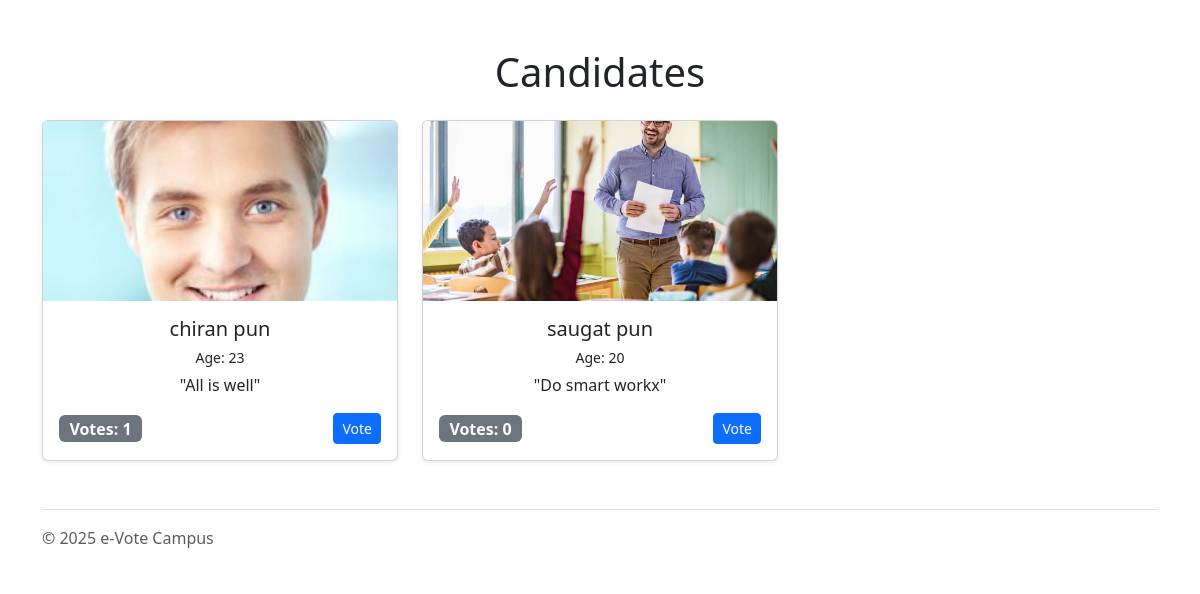
Screenshot of /candidate_name/show_candidate/ with the database file from the repository.
### candidates/models.py (models this page shows, shortened)
class Candidate(models.Model):
    candidate_name=models.CharField(max_length=100)
    candidate_age=models.IntegerField()
    candidate_image=models.FileField(upload_to='static/uploads',null=True)
    candidate_number=models.BigIntegerField()
    candidate_slogan=models.TextField()
    voteCount=models.IntegerField(default=0)
    party=models.ForeignKey(Party,on_delete=models.CASCADE)

### candidates/views.py (the view)
# urls.py: path('show_candidate/',show_candidate,name='show_candidate'),
def show_candidate(request):
    candidates = Candidate.objects.all()
    voted_candidate_id = None
    if request.user.is_authenticated:
        voter = Voter.objects.filter(voter_name=request.user.username).first()
        if voter:
            vote = Vote.objects.filter(voter=voter).first()
            if vote:
                voted_candidate_id = vote.candidateId.id
    return render(request, 'show_candidates.html', {
        'candidate': candidates,
        'voted_candidate_id': voted_candidate_id
    })

### candidates/templates/show_candidates.html (shortened to what this page needs)
{% extends 'layout.html' %}
{% block main_content %}
<div class="container my-5">
  <h1 class="text-center mb-4">Candidates</h1>
  <div class="row g-4">
    {% for candidate in candidate %}
    <div class="col-12 col-sm-6 col-md-4">
      <div class="card h-100 shadow-sm">
        <img src="{{ candidate.candidate_image.url }}" class="card-img-top" alt="{{ candidate.candidate_name }}"
          style="height:180px; object-fit:cover;">
        <div class="card-body d-flex flex-column justify-content-between">
          <div class="text-center">
            <h5 class="card-title mb-1">{{ candidate.candidate_name }}</h5>
            <p class="mb-1"><small>Age: {{ candidate.candidate_age }}</small></p>
            <p class="card-text">"{{ candidate.candidate_slogan }}"</p>
          </div>
          <div class="d-flex justify-content-between align-items-center mt-3">
            <span class="badge bg-secondary fs-6">Votes: {{ candidate.voteCount }}</span>
            <form method="POST" action="{% url 'vote_candidate' candidate.id %}">
              {% if voted_candidate_id %}
              <button type="button" class="btn btn-secondary btn-sm" disabled>
                You already voted
              </button>
              {% else %}
              <button type="submit" class="btn btn-primary btn-sm">
                Vote
              </button>
              {% endif %}
            </form>
          </div>
        </div>
      </div>
    </div>
    {% empty %}
    <div class="col-12">
      <div class="alert alert-info text-center">No candidates available.</div>
    </div>
    {% endfor %}
  </div>
</div>
{% endblock %}

### static/css/index.css (style rules this page uses)
html, body { height: 100%; width: 100%; overflow-x: hidden !important; }

### rows the page displays
Candidate: candidate_image (picture), candidate_name "chiran pun", candidate_age "23", candidate_slogan "All is well", voteCount "1"
Candidate: candidate_image (picture), candidate_name "saugat pun", candidate_age "20", candidate_slogan "Do smart workx", voteCount "0"
